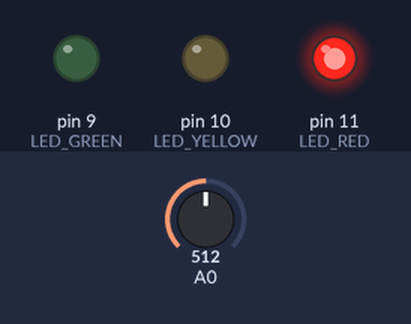
Recording of a sketch running on a simulated Arduino Uno, built with avr-gcc and run on an emulated ATmega328P. On the bench: output pins drawn as LEDs (lit = HIGH). The test bench sets the inputs (shaded band); at power-on: A0 = 512.

Above: at 1.2 s.
1.3 s: A0 set to 87
2.8 s: A0 set to 74
At 4.0 s:
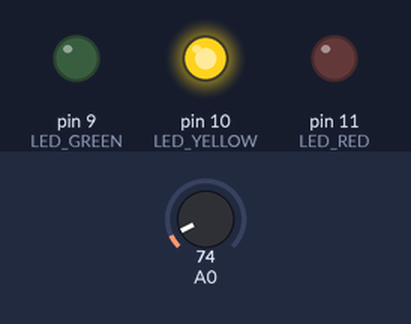
4.3 s: A0 set to 51
At 5.3 s:
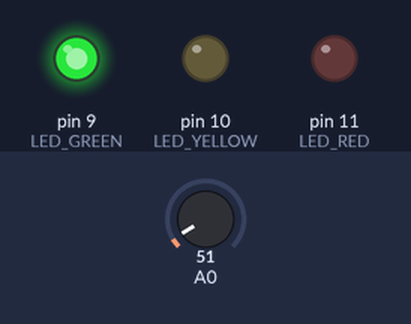
5.8 s: A0 set to 46
7.3 s: A0 set to 39
At 7.6 s:
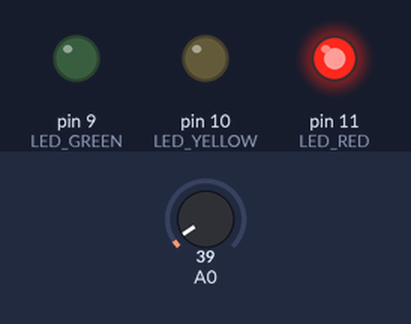
8.8 s: A0 set to 71
At 9.9 s:
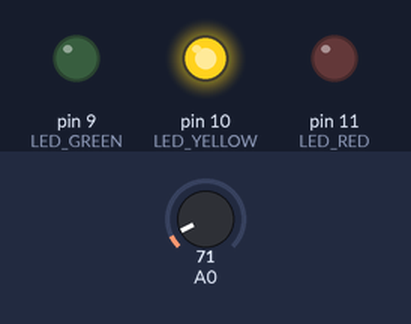
Timing chart, 0 to 11.3 s (numbered marks = the images above; inputs shaded):
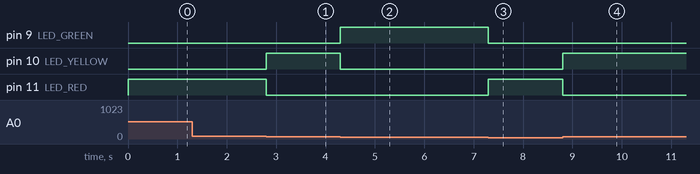

Measured:
- the behaviour switches between 81 and 80 on A0 (found by bisection; images 0 and 1)
- the behaviour switches between 42 and 41 on A0 (found by bisection; images 2 and 3)
- after the input at 1.3 s, every drawn part: stays the same
- after the input at 2.8 s, pin 10 (LED_YELLOW): LOW → HIGH at once; pin 11 (LED_RED): HIGH → LOW at once
- after the input at 4.3 s, pin 9 (LED_GREEN): LOW → HIGH at once; pin 10 (LED_YELLOW): HIGH → LOW at once
- after the input at 5.8 s, every drawn part: stays the same
- after the input at 7.3 s, pin 9 (LED_GREEN): HIGH → LOW at once; pin 11 (LED_RED): LOW → HIGH at once
- after the input at 8.8 s, pin 10 (LED_YELLOW): LOW → HIGH at once; pin 11 (LED_RED): HIGH → LOW at once

The sketch:

temperature.pde
```cpp
#define LED_GREEN 9//定义与绿灯连接的引脚
#define LED_YELLOW 10//定义与黄灯连接的引脚
#define LED_RED 11//定义与红灯连接的引脚
void setup()
{
  unsigned char j;
  for(j=9;j<=11;j++)//设置与红绿黄灯连接的引脚为输出模式
  {
    pinMode(j,OUTPUT);
  }
}
void loop()
{
  int i;
  while(1)
  {
    i=analogRead(0);//读取温度传感器电压值
    if(i>41&&i<61)//温度在20~30度之间
    {
      digitalWrite(LED_GREEN,HIGH);//绿灯亮
      digitalWrite(LED_YELLOW,LOW);//黄灯灭
      digitalWrite(LED_RED,LOW);//红灯灭
    }
    else if(i>=61&&i<81)//温度在30~40度之间
    {
      digitalWrite(LED_YELLOW,HIGH);//黄灯亮
      digitalWrite(LED_GREEN,LOW);//绿灯灭
      digitalWrite(LED_RED,LOW);//红灯灭
    }
    else//温度在20度以下和40度以上
    {
      digitalWrite(LED_RED,HIGH);//红灯亮
      digitalWrite(LED_YELLOW,LOW);//黄灯灭
      digitalWrite(LED_GREEN,LOW);//绿灯灭
    }
  }
}
```
